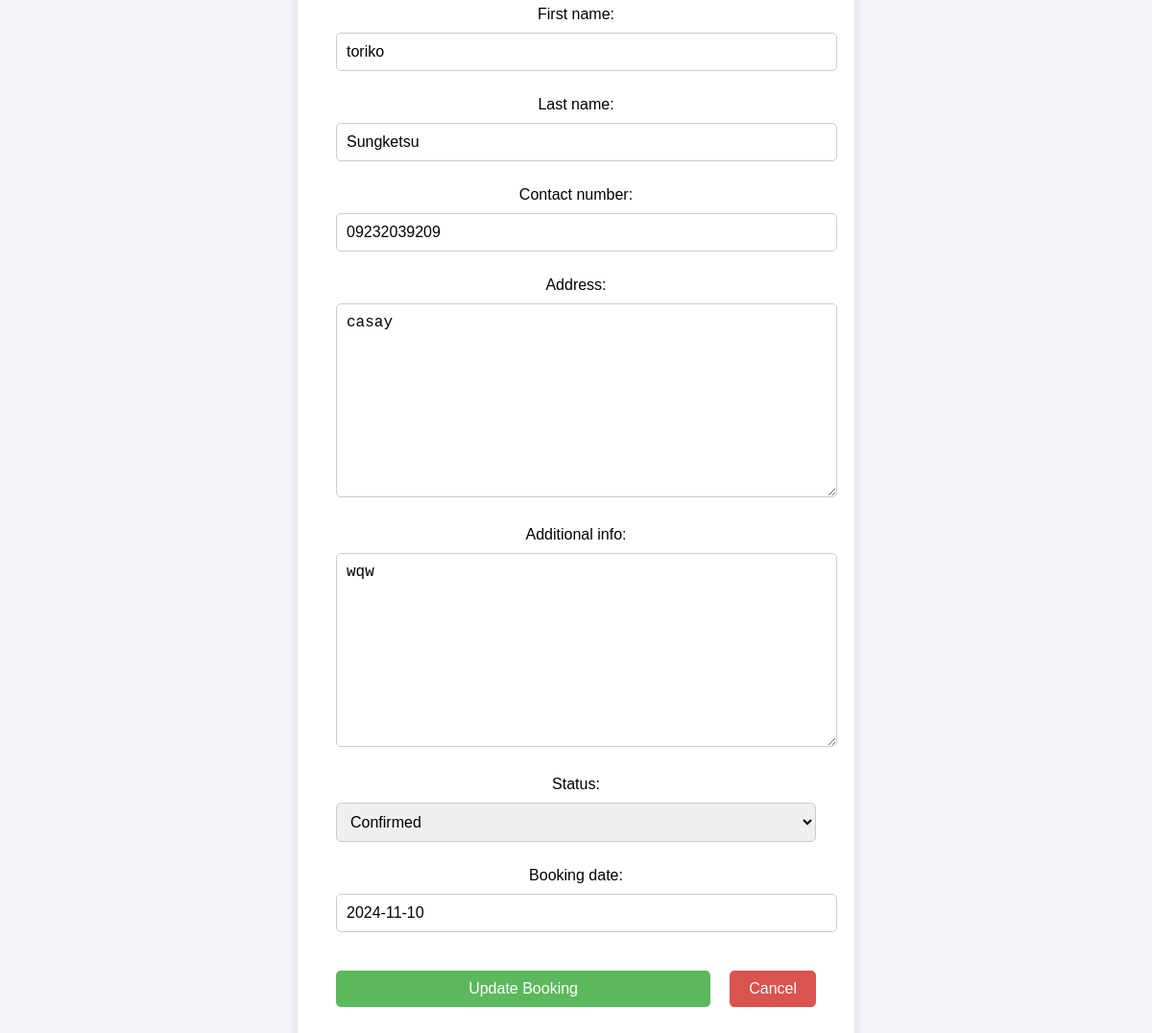
Screenshot of /booking/update/20/ (signed in) with the database file from the repository.
### cleaning/models.py (models this page shows, shortened)
class Booking(models.Model):
    booking_id = models.AutoField(primary_key=True, editable=False)
    CLEANING_CHOICES = [
    ('residential', 'Residential Cleaning'),
    ('commercial', 'Commercial Cleaning'),
    ('deep-cleaning', 'Deep Cleaning'),
    ('move-in-out', 'Move-in/Move-out Cleaning'),
    ('carpet-cleaning', 'Carpet Cleaning'),
    ('upholstery-cleaning', 'Upholstery Cleaning'),
    ('window-cleaning', 'Window Cleaning'),
    ('eco-friendly', 'Eco-friendly Green Cleaning'),
    ]
    PENDING = 'pending'
    CONFIRMED = 'confirmed'
    COMPLETED = 'completed'
    STATUS_CHOICES = [
        (CONFIRMED, 'Confirmed'),
        (PENDING, 'Pending'),
        (COMPLETED, 'Completed'),
    ]
    user = models.ForeignKey(User, on_delete=models.CASCADE)
    cleaning_service = models.CharField(max_length=20, choices=CLEANING_CHOICES)
    first_name = models.CharField(max_length=100)
    last_name = models.CharField(max_length=100, default='Unknown')
    contact_number = models.CharField(max_length=15)
    address = models.TextField()
    additional_info = models.TextField(blank=True, null=True)
    status = models.CharField(max_length=20, choices=STATUS_CHOICES, default=PENDING)
    created_at = models.DateTimeField(auto_now_add=True)
    booking_date = models.DateField()

### cleaning/views.py (the view)
# urls.py: path('booking/update/<int:pk>/', BookingUpdateView.as_view(), name='update_booking'),
@method_decorator(login_required, name='dispatch')
class BookingUpdateView(UpdateView):
    model = Booking
    form_class = BookingForm
    template_name = 'cleaning/booking_update.html'
    success_url = reverse_lazy('user_profile')
    def get_queryset(self):
        return Booking.objects.filter(user=self.request.user)

### cleaning/forms.py
class BookingForm(forms.ModelForm):
    class Meta:
        model = Booking
        fields = [
            'user', 'cleaning_service', 'first_name', 'last_name', 'contact_number',
            'address', 'additional_info', 'status', 'booking_date'
        ]

### cleaning/templates/cleaning/booking_update.html (shortened to what this page needs)
<!DOCTYPE html>
<html lang="en">
<head>
    {% load static %}
    <link rel="stylesheet" href="{% static 'styles/update_booking.css' %}">
</head>
<body>
    <div class="update-container">
        <form method="post">
            <div class="form-group">
                {{ form.as_p }}
            </div>
            <div class="button-group">
                <button type="submit" class="btn update-btn">Update Booking</button>
                <a href="{% url 'u_home' %}" class="btn cancel-btn">Cancel</a>
            </div>
        </form>
    </div>
</body>
</html>

### cleaning/static/styles/update_booking.css (style rules this page uses)
body { font-family: Arial, sans-serif; background-color: #f4f4f9; display: flex; justify-content: center; align-items: center; height: 100vh; margin: 0; }
.update-container { background-color: white; padding: 40px; border-radius: 10px; box-shadow: 0 4px 12px rgba(0, 0, 0, 0.1); max-width: 500px; width: 100%; text-align: center; }
.form-group { margin-bottom: 30px; }
input[type="text"], input[type="tel"], textarea, select { width: 100%; padding: 10px; margin: 10px 0; border-radius: 5px; border: 1px solid #ccc; font-size: 16px; }
button { width: 100%; }
.button-group { display: flex; justify-content: space-between; gap: 20px; }
.btn { padding: 10px 20px; border: none; border-radius: 5px; font-size: 16px; cursor: pointer; text-decoration: none; }
.update-btn { background-color: #5cb85c; color: white; }
.cancel-btn { background-color: #d9534f; color: white; }

### rows the page displays
Booking: first_name "toriko", last_name "Sungketsu", contact_number "09232039209", address "casay", additional_info "wqw", status "Confirmed", booking_date "2024-11-10"
